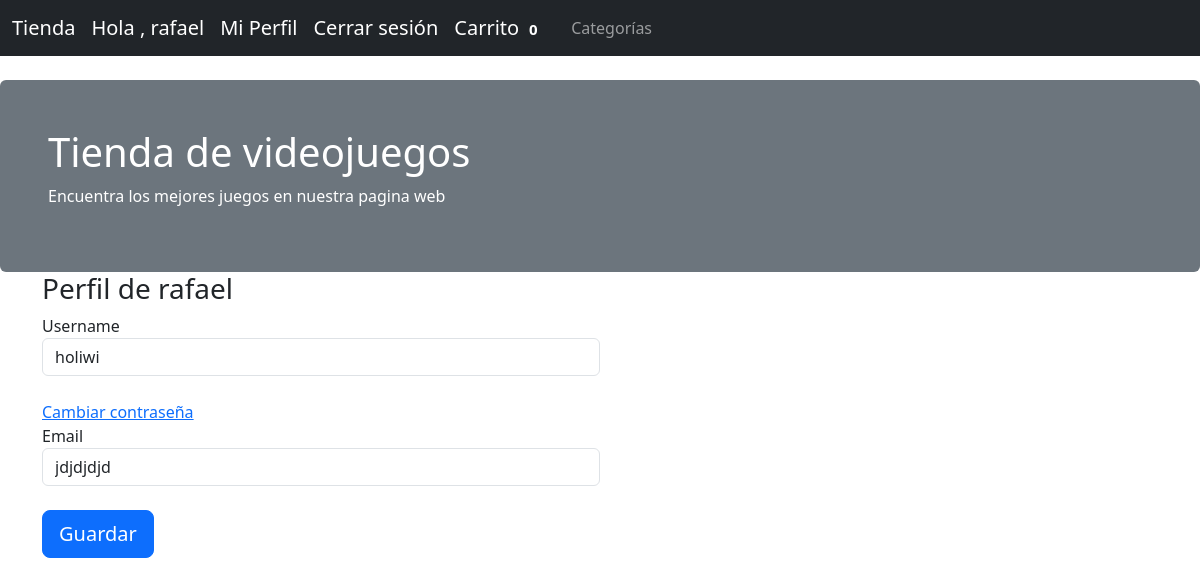
Page /perfil/holiwi (signed in) on the committed database.
### app/models.py (models this page shows, shortened)
class Usuarios(db.Model,UserMixin):
    __tablename__='usuarios'
    id = Column(Integer, primary_key=True)
    username = Column(String(100),nullable=False)
    password_hash = Column(String(128),nullable=False)
    email = Column(String(255),nullable=False)
    admin = Column(Boolean, default=False)
    @property
    def password(self):
        raise AttributeError('password is not a readable attribute')

### app/app.py (the view)
@app.route('/perfil/<username>',methods=["get","post"])
def perfil(username):
    if not current_user.is_authenticated:
        return redirect(url_for('login'))
    from app.form import formUsuario
    user = Usuarios.query.filter_by(username=username).first()
    if user is None:
        abort(404)
    form=formUsuario(request.form,obj=user)
    del form.password
    if form.validate_on_submit():
        form.populate_obj(user)
        db.session.commit()
        return redirect(url_for('inicio'))
    return render_template("usuarios_new.html", form=form, perfil=True)

### app/form.py
class formUsuario(FlaskForm):
    username = StringField('Username', validators=[DataRequired()])
    password = StringField('Password', validators=[DataRequired()])
    email = StringField('Email', validators=[DataRequired()])
    submit = SubmitField('Guardar')

### app/app.py (called while the page is built)
@login_manager.user_loader
def load_user(user_id):
    return Usuarios.query.get(int(user_id))

@app.context_processor
def inject_permissions():
    def is_admin():
        return current_user.is_authenticated and current_user.admin
    return dict(is_admin=is_admin)

@app.context_processor
def contar_carrito():
    if not current_user.is_authenticated:
        return {'num_articulos':0}
    if request.cookies.get(str(current_user.id)) is None:
        return {'num_articulos':0}
    else:
        datos=json.loads(request.cookies.get(str(current_user.id)))
        return {'num_articulos':len(datos)}

### app/templates/usuarios_new.html (shortened to what this page needs)
{% extends "base2.html" %}
{% block contenido %}
<div class="container">
    <div class="col-md-6">
        {% if not perfil %}<h3>Registro de usuario</h3>{% else %}<h3>Perfil de {{session["username"]}}</h3>{% endif %}
        <form class="form-horizontal" method="post">
            <div class="form-group">
                {% if not perfil %}
                    {{form.username.label() }}{{form.username(size="100",class="form-control")}}<br/>
                {% else %}
                    {{form.username.label() }}{{form.username(readonly="readonly",size="100",class="form-control")}}<br/>
                {% endif %}
            </div>
            <div class="form-group">
                {% if not perfil %}
                    {{form.password.label() }}{{form.password(size="100",class="form-control")}}<br/>
                {% else %}
                    <a href="/changepassword/{{session["username"]}}">Cambiar contraseña</a><br/>
                {% endif %}
            </div>
            <div class="form-group">
                {{form.email.label() }}{{form.email(size="100",class="form-control")}}<br/>
            </div>
            {{form.submit(class="btn btn-lg btn-primary btn-block")}}
        </form>
        <br/>
    </div>
</div>
{% endblock %}

### app/templates/base2.html (shortened to what this page needs)
{% extends "base.html" %}
{% block navbar %}
    <nav class="navbar navbar-expand-lg navbar-dark bg-dark">
        <div class="container-fluid">
            <a class="navbar-brand" href="/">Tienda</a>
            {% if current_user.is_authenticated %}
                <a class="navbar-brand">Hola , {{current_user.username}}</a>
                <a class="navbar-brand" href="/perfil/{{current_user.username}}">Mi Perfil</a>
                <a class="navbar-brand" href="/logout">Cerrar sesión</a>
                <a class="navbar-brand" href="/carrito">Carrito<span class="badge">{{num_articulos}}</span></a>
            {% else %}
                <a class="navbar-brand" href="/login">Iniciar sesión</a>
                <a class="navbar-brand" href="/registro">Registrarse</a>
            {% endif %}
            <div class="collapse navbar-collapse" id="navbarNav">
                <ul class="navbar-nav">
                    <li class="nav-item">
                        <a class="nav-link" href="{{url_for('categorias')}}">Categorías</a>
                    </li>
                </ul>
            </div>
        </div>
    </nav>
    <div class="mt-4 p-5 bg-secondary text-white rounded">
        <h1>Tienda de videojuegos</h1>
        <p>Encuentra los mejores juegos en nuestra pagina web</p>
    </div>
{% endblock %}
{% block content %}
    <div class="container-fluid">
        <div class="row">
            <div class="container">
                {% block contenido %}
                {% endblock %}
            </div>
        </div>
    </div>
{% endblock %}

### rows in the picture
Usuarios: username "rafael"
Usuarios: username "holiwi", email "jdjdjdjd"

### other values in the picture
{{ num_articulos }} "0"
